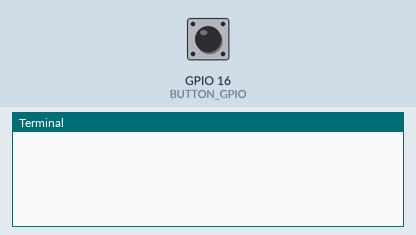
This program was run on a simulated Raspberry Pi (BCM pin numbers). Parts: the last lines printed to the terminal. The test bench sets the inputs (shaded band); at power-on: GPIO 16 (BUTTON_GPIO) HIGH.

Above: at 1.2 s.
1.3 s: GPIO 16 (BUTTON_GPIO) pulled LOW for 0.15 s
At 2.3 s:
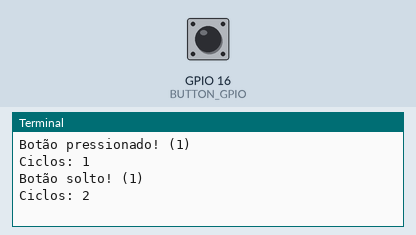
2.9 s: GPIO 16 (BUTTON_GPIO) pulled LOW for 1 s
At 4.8 s:
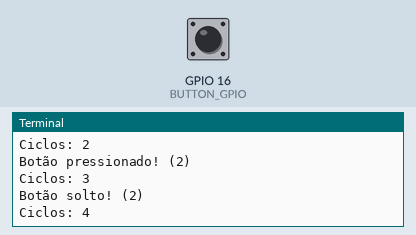
5.4 s: GPIO 16 (BUTTON_GPIO) pulled LOW for 0.15 s
At 6.6 s:
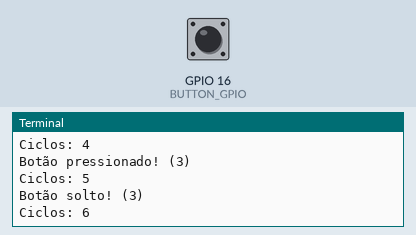
Timing chart, 0 to 8.4 s (numbered marks = the images above; inputs shaded):
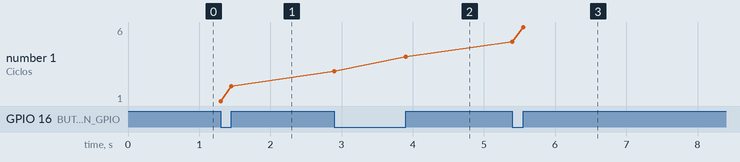

The program:

int-wait_for_edge-both.py
```python
#!/usr/bin/env python3

import RPi.GPIO as GPIO

BUTTON_GPIO = 16

if __name__ == '__main__':
    GPIO.setmode(GPIO.BCM)
    GPIO.setup(BUTTON_GPIO, GPIO.IN, pull_up_down=GPIO.PUD_UP)

    # Total de ciclos, total de vezes do botao pressionado / solto
    contCiclos = 0
    # Contador de botao pressionado
    contPressionado = 0
    # Contador de botao solto
    contSolto = 0

    while True:
        contCiclos = contCiclos + 1
        # arg1 = channel: numero GPIO - modo BCM (broadcom)
        # arg2 = tipo de interrupcao - FALLING, RISING or BOTH
        # arg3 = timeout - opcional
        GPIO.wait_for_edge(BUTTON_GPIO, GPIO.BOTH)

        # ainda sem mecanismo de debounce
        if not GPIO.input(BUTTON_GPIO):
            contPressionado = contPressionado + 1
            print("Botão pressionado! (" + str(contPressionado) + ")")
        else:
            contSolto = contSolto + 1
            print("Botão solto! (" + str(contSolto) + ")")

        print("Ciclos: " + str(contCiclos))

        # Limitador de loops
        if contPressionado == 10 or contSolto == 10:
            break;
```

Measured:
- after the input at 1.3 s, the terminal: prints a new line at once (image 1)
- after the input at 2.9 s, the terminal: prints a new line at once (image 2)
- after the input at 5.4 s, the terminal: prints a new line at once (image 3)
- plotted number 1: 2 → 4 after the input at 2.9 s, 4 → 6 after the input at 5.4 s
